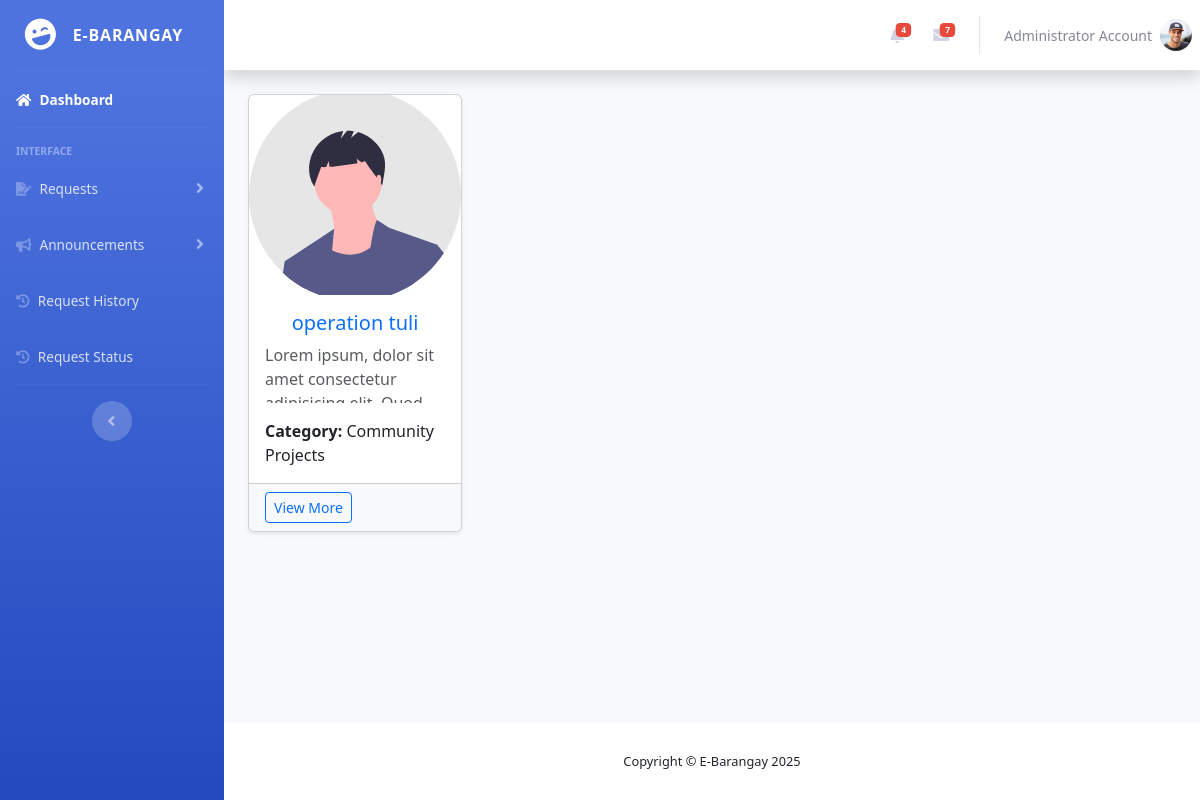
/residents/view_community_project.php (signed in), run on the app's committed database.
### tables this page shows
CREATE TABLE `accounts` (
  `account_id` varchar(200) NOT NULL,
  `profile_pic` varchar(255) NOT NULL,
  `first_name` varchar(50) NOT NULL,
  `last_name` varchar(50) NOT NULL,
  `date_of_birth` date NOT NULL,
  `address` varchar(200) NOT NULL,
  `contact_number` int(20) NOT NULL,
  `email` varchar(100) NOT NULL,
  `password` varchar(255) NOT NULL,
  `user_type` int(30) NOT NULL,
  `verification_token` varchar(255) NOT NULL,
  `verification_status` varchar(100) NOT NULL,
  `date_registered` timestamp NOT NULL DEFAULT current_timestamp()
);

CREATE TABLE `announcements` (
  `id` int(20) NOT NULL,
  `title` varchar(255) NOT NULL,
  `content` text NOT NULL,
  `category` varchar(100) NOT NULL,
  `posted_by` varchar(100) NOT NULL,
  `audience` varchar(50) NOT NULL,
  `status` varchar(50) NOT NULL,
  `created_at` timestamp NOT NULL DEFAULT current_timestamp() ON UPDATE current_timestamp(),
  `updated_at` timestamp NOT NULL DEFAULT current_timestamp(),
  `attachment` varchar(255) NOT NULL
);

### residents/view_community_project.php (the view, shortened to what this page needs)
<?php
    include '../includes/resident/resident_sidebar.php';
    $announcements_list = $connection->query("SELECT * FROM `announcements` WHERE `category` = 'Community Projects' AND `status` = 'Active' ORDER BY `created_at` DESC")->fetchAll(PDO::FETCH_ASSOC);
?>
<div class="container mt-4">
    <?php if (empty($announcements_list)): ?>
        <div class="alert alert-warning text-center" role="alert">
            No data found.
        </div>
    <?php else: ?>
        <div class="row row-cols-1 row-cols-md-2 row-cols-lg-4 g-4">
            <?php foreach ($announcements_list as $announcement): ?>
                <div class="col mb-4">
                    <div class="card h-100 shadow-sm">
                        <img src="../components/img/undraw_profile.svg" class="card-img-top rounded-top" alt="Card Image" style="height: 200px; object-fit: cover;">
                        <div class="card-body">
                            <h5 class="card-title text-primary text-center text-truncate"><?php echo ($announcement['title']); ?></h5>
                            <p class="card-text text-muted" style="max-height: 60px; overflow: hidden; text-overflow: ellipsis;"><?php echo htmlspecialchars($announcement['content']); ?></p>
                            <p class="card-text"><strong>Category:</strong> <?php echo ($announcement['category']); ?></p>
                        </div>
                        <div class="card-footer bg-light">
                            <div class="d-flex justify-content-between">
                                <button class="btn btn-sm btn-outline-primary" data-bs-toggle="modal" data-bs-target="#view_modal_<?php echo $announcement['id']; ?>">View More</button>
                            </div>
                        </div>
                    </div>
                </div>
            <?php endforeach; ?>
        </div>
    <?php endif; ?>
</div>
<?php include '../includes/footer.php'; ?>

### includes/resident/topbar.php (shortened to what this page needs)
<nav class="navbar navbar-expand navbar-light bg-white topbar mb-4 static-top shadow">
    <ul class="navbar-nav ml-auto">
        <li class="nav-item dropdown no-arrow mx-1">
            <a class="nav-link dropdown-toggle" href="#" id="alertsDropdown" role="button"
                data-toggle="dropdown" aria-haspopup="true" aria-expanded="false">
                <?php if ($unreadCount > 0): ?>
                    <span class="badge badge-danger badge-counter"><?= $unreadCount ?></span>
                <?php endif; ?>
            </a>
        </li>
        <li class="nav-item dropdown no-arrow mx-1">
            <a class="nav-link dropdown-toggle" href="#" id="messagesDropdown" role="button"
                data-toggle="dropdown" aria-haspopup="true" aria-expanded="false">
                <span class="badge badge-danger badge-counter">7</span>
            </a>
        </li>
        <li class="nav-item dropdown no-arrow">
            <a class="nav-link dropdown-toggle" href="#" id="userDropdown" role="button"
                data-toggle="dropdown" aria-haspopup="true" aria-expanded="false">
                <span class="mr-2 d-none d-lg-inline text-gray-600 small">
                    <?= ($fetch_user['first_name'] . ' ' . $fetch_user['last_name']); ?>
                </span>
                <img class="img-profile rounded-circle"
                    src="../uploads/<?= ($fetch_user['profile_pic']); ?>">
            </a>
        </li>
    </ul>
</nav>
<div class="container-fluid">

### data on the page
accounts: first_name "Administrator", last_name "Account", profile_pic (picture)
announcements: title "operation tuli", content "Lorem ipsum, dolor sit amet consectetur…", category "Community Projects"

### other printed values
$unreadCount "4"
